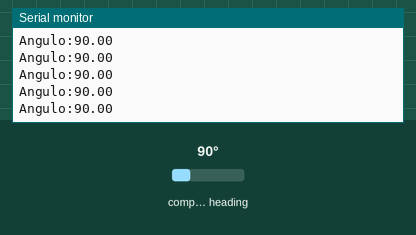
The sketch below on a simulated ESP32. Shown: the last lines printed to the serial monitor. The inputs (shaded band) are chosen by the test bench; at power-on: compass heading 90°.

Above: at 1.2 s.
1.3 s: compass heading set to 7°
At 2.0 s:
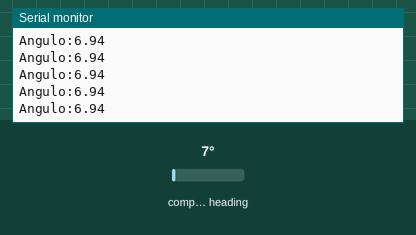
2.8 s: compass heading set to 180°
At 3.6 s:
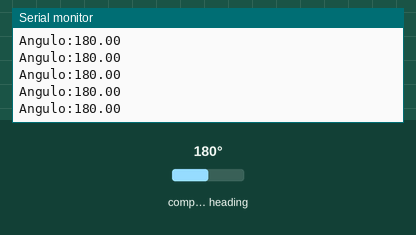
Timing chart, 0 to 5.8 s (numbered marks = the images above; inputs shaded):
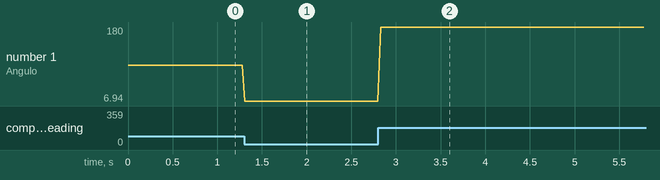

The sketch:

WAS_ESP32.ino
```cpp
#include <Wire.h>
#include <AS5600.h>

AS5600 as5600;

void setup() {
  // Inicializa comunicación serial a la misma velocidad que probamos
  Serial.begin(115200);

  // Inicializa el bus I2C en los pines estándar del ESP32 (SDA=21, SCL=22)
  Wire.begin(21, 22);

  // Inicializa el objeto del sensor
  as5600.begin();

  // Verificación rápida del sensor
  if (!as5600.isConnected()) {
    Serial.println("Error: No se detecta el AS5600. Verifica el cableado.");
    while (1); // Detiene la ejecución si hay falla física
  }
}

void loop() {
  // El AS5600 entrega una resolución de 12 bits (0 a 4095)
  // Convertimos esa lectura directa a un valor en grados (0 a 360)
  float raw_angle = as5600.readAngle();
  float grados = raw_angle * 360.0 / 4096.0;

  // Imprime con formato de etiqueta explícito para el Serial Plotter
  Serial.print("Angulo:");
  Serial.println(grados);

  // Muestreo constante cada 30 ms
  delay(30);
}
```

Measured:
- after the input at 1.3 s, the serial monitor: prints a new line at once (image 1)
- after the input at 2.8 s, the serial monitor: prints a new line at once (image 2)
- plotted number 1: 90 → 6.94 after the input at 1.3 s, 6.94 → 180 after the input at 2.8 s
